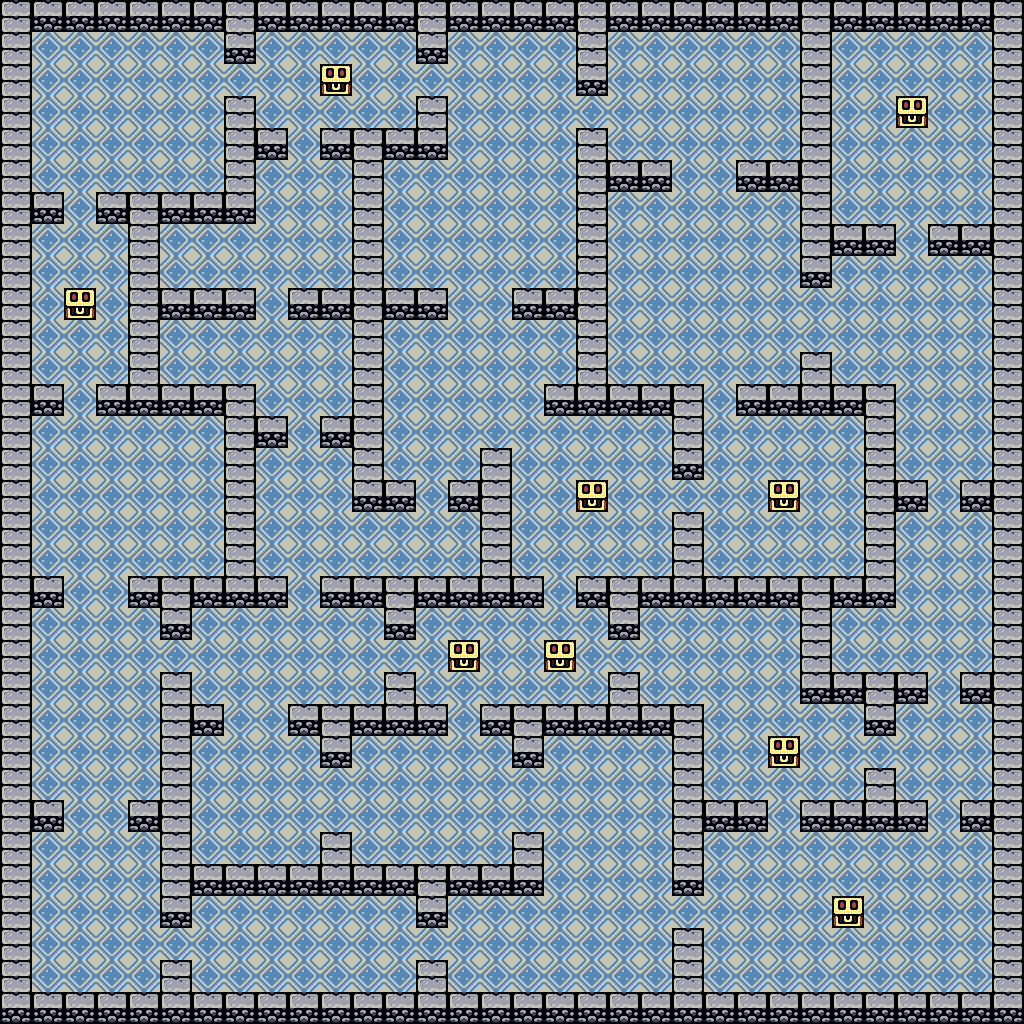

Rendered tile map (Tiled .tmx) drawn with the repository's tilesets; below, a short description and the map source with its tile grids summarised:
An orthogonal 32x32 tile map with 32x32 px tiles, 1 tile layer (walls).

<map version="1.0" orientation="orthogonal" renderorder="right-down" width="32" height="32" tilewidth="32" tileheight="32">
 <tileset firstgid="1" name="dungeon" tilewidth="32" tileheight="32">
  <image source="assets/dungeon.png" width="128" height="128" />
 </tileset>
 <layer name="walls" width="32" height="32">
  <data>[1024 cells, 1024 non-empty, 4 distinct tile ids]</data>
 </layer>
</map>